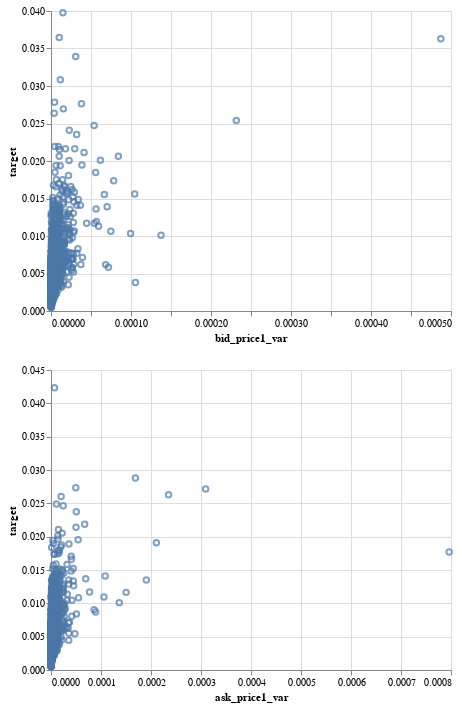

This figure's notebook cell:
### Code cell
chs = []
for feature in features:
    print(f"Making {feature}")
    df_sample = train_merged.reset_index().sample(5_000)
    chs.append(alt.Chart(df_sample).mark_point().encode(x=feature, y='target'))
    
# https://altair-viz.github.io/user_guide/compound_charts.html
alt.vconcat(*chs)

### Figure 1 — Vega-Lite specification as saved in the notebook (floating-point values rounded to 4 significant figures; data arrays with more than 128 entries replaced by an {"elided": "..."} marker saying what was removed)
{"config": {"view": {"continuousWidth": 400, "continuousHeight": 300}}, "vconcat": [{"data": {"name": "data-7cf503c3e3cb0edfc2f4f2fe40da3ef3"}, "mark": "point", "encoding": {"x": {"type": "quantitative", "field": "bid_price1_var"}, "y": {"type": "quantitative", "field": "target"}}}, {"data": {"name": "data-6002aa9fbadf3a7454e32b52d0f3ab9d"}, "mark": "point", "encoding": {"x": {"type": "quantitative", "field": "ask_price1_var"}, "y": {"type": "quantitative", "field": "target"}}}], "$schema": "https://vega.github.io/schema/vega-lite/v4.8.1.json", "datasets": {"data-7cf503c3e3cb0edfc2f4f2fe40da3ef3": {"elided": "5000 records"}, "data-6002aa9fbadf3a7454e32b52d0f3ab9d": {"elided": "5000 records"}}}
